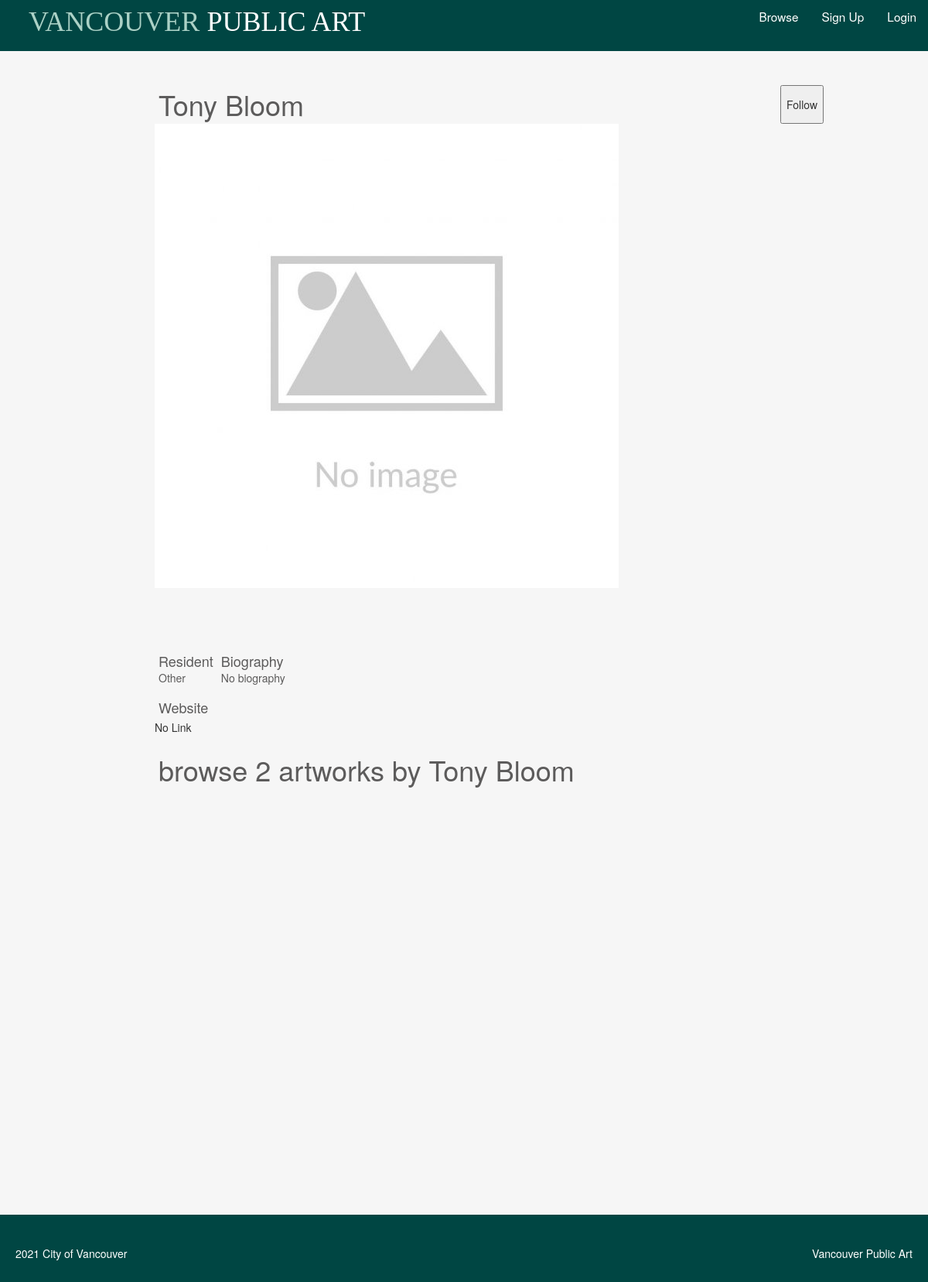
The page /artist_detail.php?artistID=1 on the database its author committed.
### tables this page shows
CREATE TABLE `artist` (
  `artistID` int(3) NOT NULL,
  `firstName` varchar(28) DEFAULT NULL,
  `lastName` varchar(30) DEFAULT NULL,
  `biography` text DEFAULT NULL,
  `country` varchar(13) DEFAULT NULL,
  `artistPhotoURL` varchar(87) DEFAULT NULL,
  `website` varchar(57) DEFAULT NULL
);

### private/database/db.php (called while the page is built, shortened)
<?php
require('db_connect.php');
function executeQuery($sql, $data)
{
    global $conn;
    $stmt = $conn->prepare($sql);
    $values = array_values($data);
    $types = str_repeat('s', count($values));
    $stmt->bind_param($types, ...$values);
    $stmt->execute();
    return $stmt;
}
function selectOneByOneTable($table, $conditions)
{
    $sql = "SELECT * FROM $table";
    $i = 0;
    foreach ($conditions as $key => $value) {
        if ($i === 0) {
            $sql = $sql . " WHERE $key=?";
        } else {
            $sql = $sql . " AND $key=?";
        }
        $i++;
    }
    $sql = $sql . " LIMIT 1";
    $stmt = executeQuery($sql, $conditions);
    $records = $stmt->get_result()->fetch_assoc();
    return $records;
}

### artist_detail.php (the view, shortened to what this page needs)
<?php
include('private/initialize.php');
include("private/database/db.php");
?>
<?php
$table = 'artist';
if (isset($_GET['artistID'])) {
    $artistID = $_GET['artistID'];
    $artist = selectOneByOneTable($table, ['artistID' => $artistID]);
    if ($artist['country'] === '') {
        $country = 'Other';
    } else {
        $country = $artist['country'];
    }
    if ($artist['website'] === '' || $artist['website'] === ' ' || $artist['website'] === NULL) {
        $link = '';
        $website = 'No Link';
    } else {
        $link = $artist['website'];
        $website = $artist['website'];
    }
    if ($artist['biography'] == '') {
        $biography = 'No biography';
    } else {
        $biography = $artist['biography'];
    }
    if ($artist['artistPhotoURL'] == '') {
        $artistPhotoURL = 'public/Assets/img/1.jpg';
    } else {
        $artistPhotoURL = $artist['artistPhotoURL'];
    }
    $fname = $artist['firstName'];
    $lname = $artist['lastName'];
}
?>
<!DOCTYPE html>
<html lang="en">
<head>
    <link rel="stylesheet" href="https://code.jquery.com/ui/1.9.2/themes/base/jquery-ui.css">
    <link rel="stylesheet" href="https://maxcdn.bootstrapcdn.com/bootstrap/3.4.1/css/bootstrap.min.css">
    <link rel="stylesheet" href="https://use.fontawesome.com/releases/v5.7.2/css/all.css">
</head>
<body>
    <?php include(INCLUDE_PATH . '/header.php'); ?>
    <div class="container">
        <div class="text-container">
            <div class="title-and-button">
                <h1><?php echo $fname ?> <?php echo $lname ?></h1>
                <button class="followBtn">Follow</button>
            </div>
            <img src="<?php echo $artistPhotoURL ?>" alt="">
            <div class="details-container">
                <div class="left-side">
                    <div class="detail-box">
                        <h4>Resident</h4>
                        <h5><?php echo $country ?></h5>
                    </div>
                    <div class="detail-box">
                        <h4>Website</h4>
                        <a href="<?php echo $link ?>"><?php echo $website ?></a>
                    </div>
                </div>
                <div class="right-side">
                    <div class="detail-box1">
                        <h4>Biography</h4>
                        <h5><?php echo $biography ?></h5>
                    </div>
                </div>
            </div>
        </div>
    </div>
    <div class="container" id="">
        <a href="index.php">
            <h1>browse 2 artworks by <?php echo $fname ?> <?php echo $lname ?></h1>
        </a>
    </div>
    <?php include(INCLUDE_PATH . '/footer.php'); ?>
</body>
</html>

### rows shown on the page
artist: firstName "Tony", lastName "Bloom", country "Other", website "No Link", biography "No biography"
